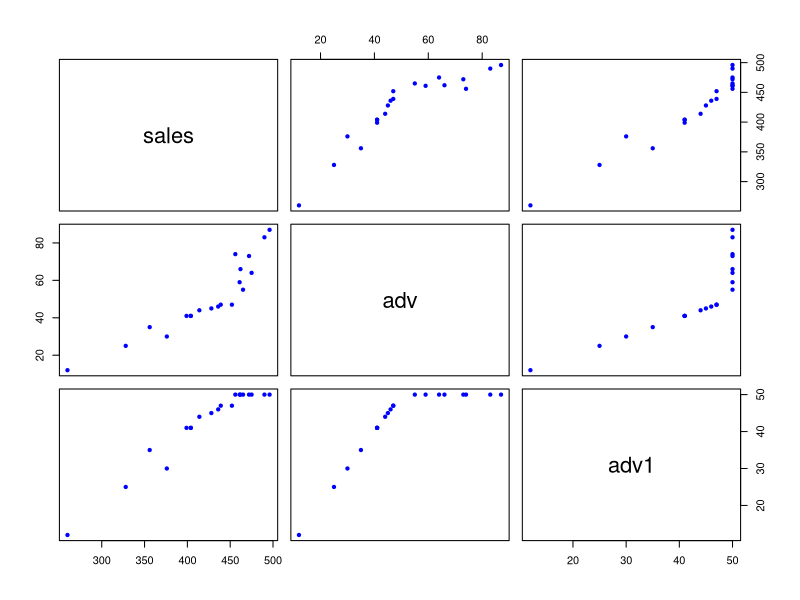
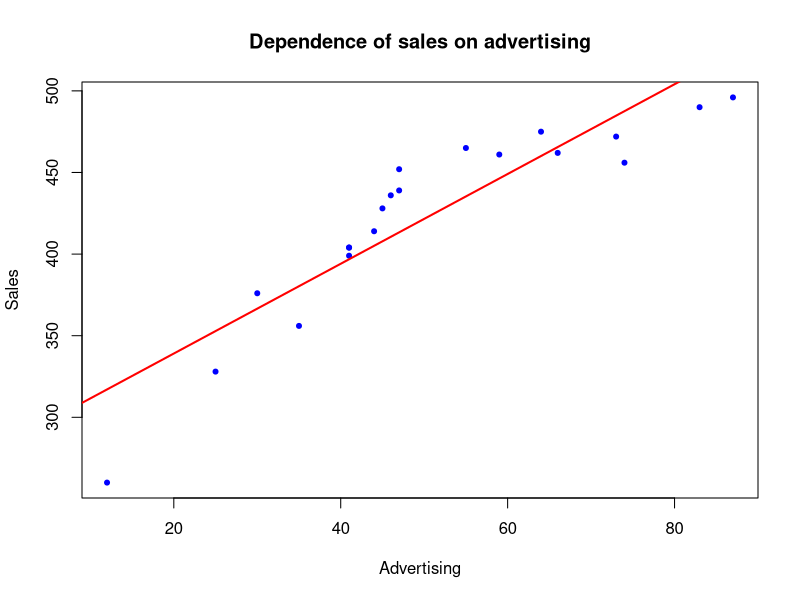
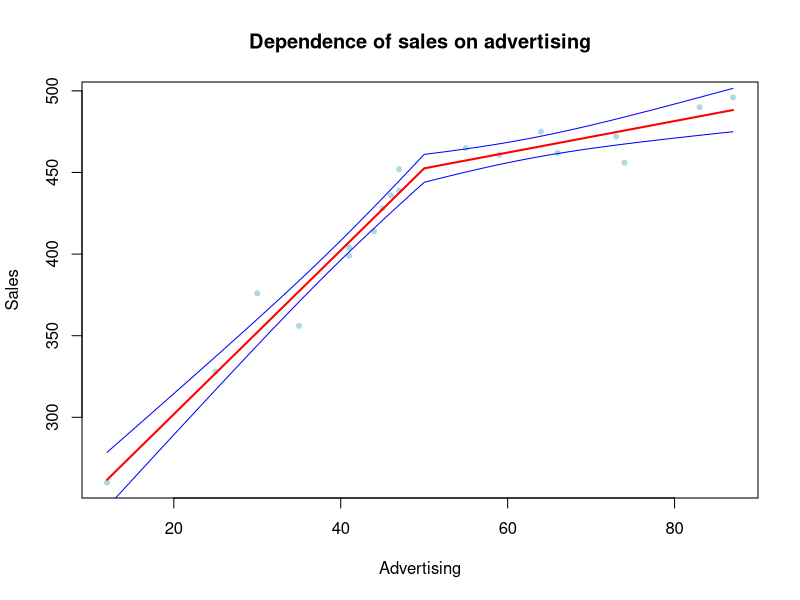
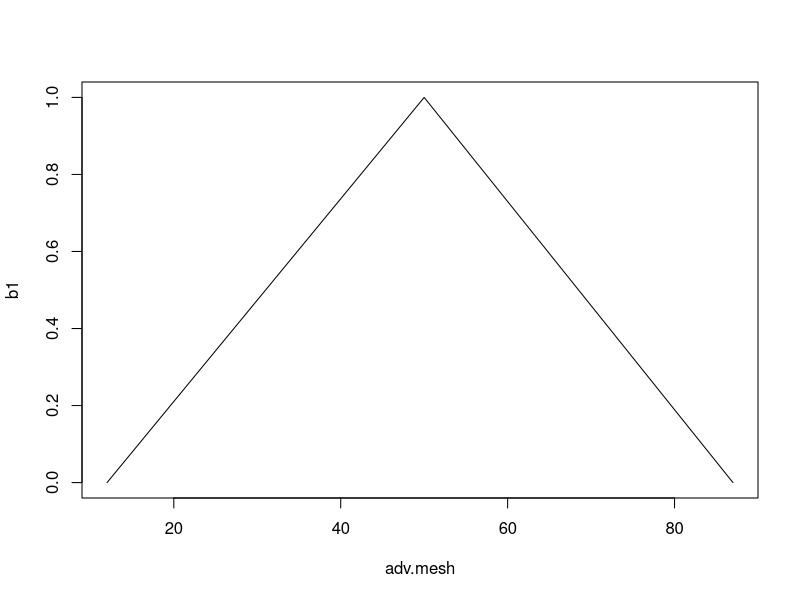
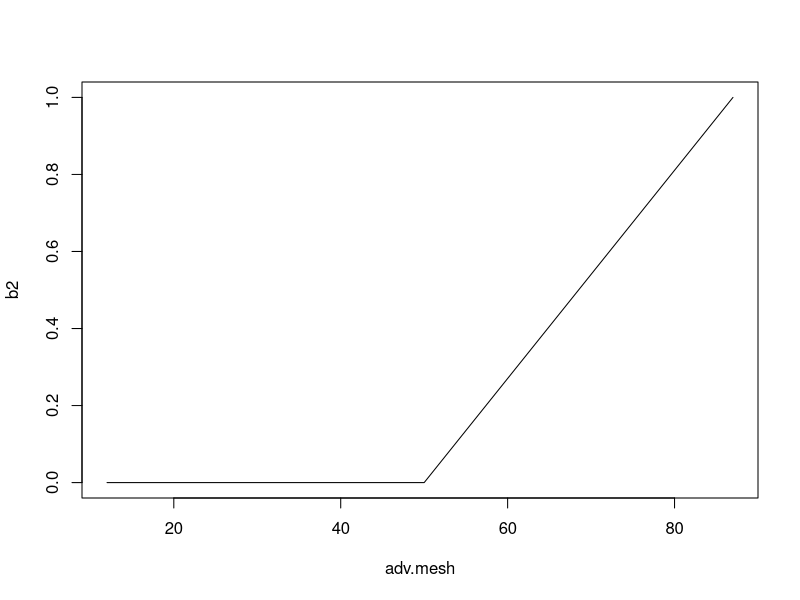
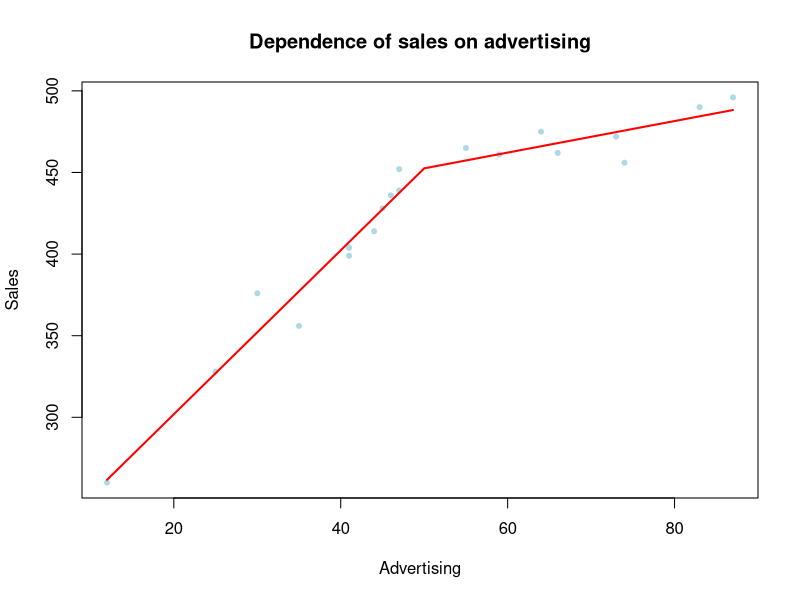

Here is the R script that generated these plots, in order:
## ---- chunk 1
data<-read.csv("salesadv.csv",header=TRUE)
attach(data)
data[,-4]
plot(data[,-4],
     col="blue", pch=20)
## ---- chunk 2
lm.fit.m=lm(sales ~ adv + adv1, data=data)
summary(lm.fit.m)
lm.fit.mi=lm(sales ~ adv*adv1, data=data)
summary(lm.fit.mi)
## ---- chunk 3
plot(adv, sales, 
     pch=20, col="blue",
     main="Dependence of sales on advertising",
     xlab="Advertising",
     ylab="Sales")
lm.fit<-lm(sales ~ adv)
abline(lm.fit, col="red", lwd=2)
summary(lm.fit)
## ---- chunk 4
library(splines)
## ---- chunk 5
lm.fit.ls<-lm(sales~bs(adv,knots=c(50),degree=1),data=data)
summary(lm.fit.ls)
## ---- chunk 6
adv.mesh=seq(from=min(adv),to=max(adv), by=0.5)
predictions=predict(lm.fit.ls,newdata=list(adv=adv.mesh),se=T)

plot(adv, sales, 
     pch=20, col="lightblue",
     main="Dependence of sales on advertising",
     xlab="Advertising",
     ylab="Sales")

lines(adv.mesh,predictions$fit,col="red", lwd=2)
lines(adv.mesh,predictions$fit+2*predictions$se, col="blue")
lines(adv.mesh,predictions$fit-2*predictions$se, col="blue")
## ---- chunk 7
## returns a basis matrix
b <- bs(adv.mesh, degree = 1, knots = c(50))  

#the functions in the basis
b1 <- b[, 1]  
b2 <- b[, 2]  
plot(adv.mesh, b1, type = "l")
plot(adv.mesh, b2, type = "l")

#the coefficients from the summary of `lm`
betas=summary(lm.fit.ls)$coeff[,1]

plot(adv, sales, 
     pch=20, col="lightblue",
     main="Dependence of sales on advertising",
     xlab="Advertising",
     ylab="Sales")

lines(adv.mesh,betas[1]+betas[2]*b1+betas[3]*b2,col="red", lwd=2)
